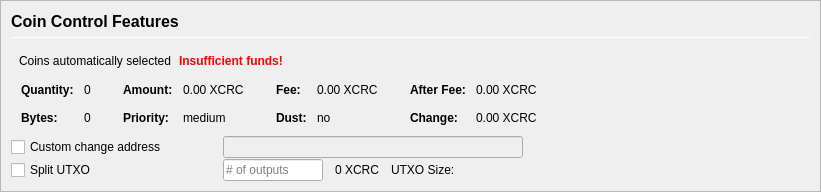
         <widget class="QFrame" name="frameCoinControl">
          <property name="sizePolicy">
           <sizepolicy hsizetype="Expanding" vsizetype="Expanding">
            <horstretch>0</horstretch>
            <verstretch>0</verstretch>
           </sizepolicy>
          </property>
          <property name="maximumSize">
           <size>
            <width>16777215</width>
            <height>16777215</height>
           </size>
          </property>
          <property name="frameShape">
           <enum>QFrame::StyledPanel</enum>
          </property>
          <property name="frameShadow">
           <enum>QFrame::Sunken</enum>
          </property>
          <layout class="QVBoxLayout" name="verticalLayoutCoinControl2">
           <property name="spacing">
            <number>0</number>
           </property>
           <property name="leftMargin">
            <number>0</number>
           </property>
           <property name="topMargin">
            <number>0</number>
           </property>
           <property name="rightMargin">
            <number>0</number>
           </property>
           <property name="bottomMargin">
            <number>0</number>
           </property>
           <item>
            <widget class="QFrame" name="frameCoinControl_BG">
             <layout class="QVBoxLayout" name="verticalLayoutCoinControl" stretch="0,0,0,0,0,0">
              <property name="spacing">
               <number>1</number>
              </property>
              <property name="leftMargin">
               <number>10</number>
              </property>
              <property name="topMargin">
               <number>10</number>
              </property>
              <item>
               <layout class="QHBoxLayout" name="horizontalLayoutCoinControl1">
                <property name="bottomMargin">
                 <number>15</number>
                </property>
                <item>
                 <layout class="QVBoxLayout" name="verticalLayout_3">
                  <property name="spacing">
                   <number>6</number>
                  </property>
                  <item>
                   <widget class="QLabel" name="labelCoinControlFeatures">
                    <property name="sizePolicy">
                     <sizepolicy hsizetype="Preferred" vsizetype="Maximum">
                      <horstretch>0</horstretch>
                      <verstretch>0</verstretch>
                     </sizepolicy>
                    </property>
                    <property name="minimumSize">
                     <size>
                      <width>0</width>
                      <height>20</height>
                     </size>
                    </property>
                    <property name="font">
                     <font>
                      <pointsize>12</pointsize>
                      <weight>75</weight>
                      <bold>true</bold>
                     </font>
                    </property>
                    <property name="styleSheet">
                     <string notr="true">font-weight:bold;</string>
                    </property>
                    <property name="text">
                     <string>Coin Control Features</string>
                    </property>
                   </widget>
                  </item>
                  <item>
                   <widget class="Line" name="line">
                    <property name="minimumSize">
                     <size>
                      <width>0</width>
                      <height>1</height>
                     </size>
                    </property>
                    <property name="maximumSize">
                     <size>
                      <width>16777215</width>
                      <height>1</height>
                     </size>
                    </property>
                    <property name="orientation">
                     <enum>Qt::Horizontal</enum>
                    </property>
                   </widget>
                  </item>
                 </layout>
                </item>
               </layout>
              </item>
              <item>
               <layout class="QHBoxLayout" name="horizontalLayoutCoinControl2" stretch="0,0,0,0">
                <property name="spacing">
                 <number>8</number>
                </property>
                <property name="bottomMargin">
                 <number>10</number>
                </property>
                <item>
                 <widget class="QtMaterialFlatButton" name="pushButtonCoinControl" native="true">
                  <property name="styleSheet">
                   <string notr="true"/>
                  </property>
                  <property name="text" stdset="0">
                   <string>Open Coin Control...</string>
                  </property>
                  <property name="autoDefault" stdset="0">
                   <bool>false</bool>
                  </property>
                 </widget>
                </item>
                <item>
                 <widget class="QLabel" name="labelCoinControlAutomaticallySelected">
                  <property name="text">
                   <string>Coins automatically selected</string>
                  </property>
                  <property name="margin">
                   <number>5</number>
                  </property>
                 </widget>
                </item>
                <item>
                 <widget class="QLabel" name="labelCoinControlInsuffFunds">
                  <property name="font">
                   <font>
                    <weight>75</weight>
                    <bold>true</bold>
                   </font>
                  </property>
                  <property name="styleSheet">
                   <string notr="true">color:red;font-weight:bold;</string>
                  </property>
                  <property name="text">
                   <string>Insufficient funds!</string>
                  </property>
                  <property name="margin">
                   <number>5</number>
                  </property>
                 </widget>
                </item>
                <item>
                 <spacer name="horizontalSpacerCoinControl">
                  <property name="orientation">
                   <enum>Qt::Horizontal</enum>
                  </property>
                  <property name="sizeHint" stdset="0">
                   <size>
                    <width>40</width>
                    <height>1</height>
                   </size>
                  </property>
                 </spacer>
                </item>
               </layout>
              </item>
              <item>
               <widget class="QWidget" name="widgetCoinControl" native="true">
                <property name="sizePolicy">
                 <sizepolicy hsizetype="Preferred" vsizetype="Preferred">
                  <horstretch>0</horstretch>
                  <verstretch>0</verstretch>
                 </sizepolicy>
                </property>
                <property name="minimumSize">
                 <size>
                  <width>0</width>
                  <height>0</height>
                 </size>
                </property>
                <property name="styleSheet">
                 <string notr="true"/>
                </property>
                <layout class="QHBoxLayout" name="horizontalLayoutCoinControl5">
                 <property name="leftMargin">
                  <number>0</number>
                 </property>
                 <property name="topMargin">
                  <number>0</number>
                 </property>
                 <property name="rightMargin">
                  <number>0</number>
                 </property>
                 <property name="bottomMargin">
                  <number>0</number>
                 </property>
                 <item>
                  <layout class="QHBoxLayout" name="horizontalLayoutCoinControl3" stretch="0,0,0,1">
                   <property name="spacing">
                    <number>20</number>
                   </property>
                   <property name="topMargin">
                    <number>0</number>
                   </property>
                   <property name="bottomMargin">
                    <number>10</number>
                   </property>
                   <item>
                    <layout class="QFormLayout" name="formLayoutCoinControl1">
                     <property name="horizontalSpacing">
                      <number>10</number>
                     </property>
                     <property name="verticalSpacing">
                      <number>14</number>
                     </property>
                     <property name="leftMargin">
                      <number>10</number>
                     </property>
                     <property name="topMargin">
                      <number>4</number>
                     </property>
                     <property name="rightMargin">
                      <number>6</number>
                     </property>
                     <item row="0" column="0">
                      <widget class="QLabel" name="labelCoinControlQuantityText">
                       <property name="font">
                        <font>
                         <weight>75</weight>
                         <bold>true</bold>
                        </font>
                       </property>
                       <property name="text">
                        <string>Quantity:</string>
                       </property>
                       <property name="margin">
                        <number>0</number>
                       </property>
                      </widget>
                     </item>
                     <item row="0" column="1">
                      <widget class="QLabel" name="labelCoinControlQuantity">
                       <property name="cursor">
                        <cursorShape>IBeamCursor</cursorShape>
                       </property>
                       <property name="contextMenuPolicy">
                        <enum>Qt::ActionsContextMenu</enum>
                       </property>
                       <property name="text">
                        <string notr="true">0</string>
                       </property>
                       <property name="margin">
                        <number>0</number>
                       </property>
                       <property name="textInteractionFlags">
                        <set>Qt::LinksAccessibleByMouse|Qt::TextSelectableByKeyboard|Qt::TextSelectableByMouse</set>
                       </property>
                      </widget>
                     </item>
                     <item row="1" column="0">
                      <widget class="QLabel" name="labelCoinControlBytesText">
                       <property name="font">
                        <font>
                         <weight>75</weight>
                         <bold>true</bold>
                        </font>
                       </property>
                       <property name="text">
                        <string>Bytes:</string>
                       </property>
                      </widget>
                     </item>
                     <item row="1" column="1">
                      <widget class="QLabel" name="labelCoinControlBytes">
                       <property name="cursor">
                        <cursorShape>IBeamCursor</cursorShape>
                       </property>
                       <property name="contextMenuPolicy">
                        <enum>Qt::ActionsContextMenu</enum>
                       </property>
                       <property name="text">
                        <string notr="true">0</string>
                       </property>
                       <property name="textInteractionFlags">
                        <set>Qt::LinksAccessibleByMouse|Qt::TextSelectableByKeyboard|Qt::TextSelectableByMouse</set>
                       </property>
                      </widget>
                     </item>
                    </layout>
                   </item>
                   <item>
                    <layout class="QFormLayout" name="formLayoutCoinControl2">
                     <property name="horizontalSpacing">
                      <number>10</number>
                     </property>
                     <property name="verticalSpacing">
                      <number>14</number>
                     </property>
                     <property name="leftMargin">
                      <number>6</number>
                     </property>
                     <property name="topMargin">
                      <number>4</number>
                     </property>
                     <property name="rightMargin">
                      <number>6</number>
                     </property>
                     <item row="0" column="0">
                      <widget class="QLabel" name="labelCoinControlAmountText">
                       <property name="font">
                        <font>
                         <weight>75</weight>
                         <bold>true</bold>
                        </font>
                       </property>
                       <property name="text">
                        <string>Amount:</string>
                       </property>
                       <property name="margin">
                        <number>0</number>
                       </property>
                      </widget>
                     </item>
                     <item row="0" column="1">
                      <widget class="QLabel" name="labelCoinControlAmount">
                       <property name="cursor">
                        <cursorShape>IBeamCursor</cursorShape>
                       </property>
                       <property name="contextMenuPolicy">
                        <enum>Qt::ActionsContextMenu</enum>
                       </property>
                       <property name="text">
                        <string notr="true">0.00 XCRC</string>
                       </property>
                       <property name="textInteractionFlags">
                        <set>Qt::LinksAccessibleByMouse|Qt::TextSelectableByKeyboard|Qt::TextSelectableByMouse</set>
                       </property>
                      </widget>
                     </item>
                     <item row="1" column="0">
                      <widget class="QLabel" name="labelCoinControlPriorityText">
                       <property name="font">
                        <font>
                         <weight>75</weight>
                         <bold>true</bold>
                        </font>
                       </property>
                       <property name="text">
                        <string>Priority:</string>
                       </property>
                      </widget>
                     </item>
                     <item row="1" column="1">
                      <widget class="QLabel" name="labelCoinControlPriority">
                       <property name="cursor">
                        <cursorShape>IBeamCursor</cursorShape>
                       </property>
                       <property name="contextMenuPolicy">
                        <enum>Qt::ActionsContextMenu</enum>
                       </property>
                       <property name="text">
                        <string>medium</string>
                       </property>
                       <property name="textInteractionFlags">
                        <set>Qt::LinksAccessibleByMouse|Qt::TextSelectableByKeyboard|Qt::TextSelectableByMouse</set>
                       </property>
                      </widget>
                     </item>
                    </layout>
                   </item>
                   <item>
                    <layout class="QFormLayout" name="formLayoutCoinControl3">
                     <property name="horizontalSpacing">
                      <number>10</number>
                     </property>
                     <property name="verticalSpacing">
                      <number>14</number>
                     </property>
                     <property name="leftMargin">
                      <number>6</number>
                     </property>
                     <property name="topMargin">
                      <number>4</number>
                     </property>
                     <property name="rightMargin">
                      <number>6</number>
                     </property>
                     <item row="0" column="0">
                      <widget class="QLabel" name="labelCoinControlFeeText">
                       <property name="font">
                        <font>
                         <weight>75</weight>
                         <bold>true</bold>
                        </font>
                       </property>
                       <property name="text">
                        <string>Fee:</string>
                       </property>
                       <property name="margin">
                        <number>0</number>
                       </property>
                      </widget>
                     </item>
                     <item row="0" column="1">
                      <widget class="QLabel" name="labelCoinControlFee">
                       <property name="cursor">
                        <cursorShape>IBeamCursor</cursorShape>
                       </property>
                       <property name="contextMenuPolicy">
                        <enum>Qt::ActionsContextMenu</enum>
                       </property>
                       <property name="text">
                        <string notr="true">0.00 XCRC</string>
                       </property>
                       <property name="textInteractionFlags">
                        <set>Qt::LinksAccessibleByMouse|Qt::TextSelectableByKeyboard|Qt::TextSelectableByMouse</set>
                       </property>
                      </widget>
                     </item>
                     <item row="1" column="0">
                      <widget class="QLabel" name="labelCoinControlLowOutputText">
                       <property name="font">
                        <font>
                         <weight>75</weight>
                         <bold>true</bold>
                        </font>
                       </property>
                       <property name="text">
                        <string>Dust:</string>
                       </property>
                      </widget>
                     </item>
                     <item row="1" column="1">
                      <widget class="QLabel" name="labelCoinControlLowOutput">
                       <property name="cursor">
                        <cursorShape>IBeamCursor</cursorShape>
                       </property>
                       <property name="contextMenuPolicy">
                        <enum>Qt::ActionsContextMenu</enum>
                       </property>
                       <property name="text">
                        <string>no</string>
                       </property>
                       <property name="textInteractionFlags">
                        <set>Qt::LinksAccessibleByMouse|Qt::TextSelectableByKeyboard|Qt::TextSelectableByMouse</set>
                       </property>
                      </widget>
                     </item>
                    </layout>
                   </item>
                   <item>
                    <layout class="QFormLayout" name="formLayoutCoinControl4">
                     <property name="horizontalSpacing">
                      <number>10</number>
                     </property>
                     <property name="verticalSpacing">
                      <number>14</number>
                     </property>
                     <property name="leftMargin">
                      <number>6</number>
                     </property>
                     <property name="topMargin">
                      <number>4</number>
                     </property>
                     <property name="rightMargin">
                      <number>6</number>
                     </property>
                     <item row="0" column="0">
                      <widget class="QLabel" name="labelCoinControlAfterFeeText">
                       <property name="font">
                        <font>
                         <weight>75</weight>
                         <bold>true</bold>
                        </font>
                       </property>
                       <property name="text">
                        <string>After Fee:</string>
                       </property>
                       <property name="margin">
                        <number>0</number>
                       </property>
                      </widget>
                     </item>
                     <item row="0" column="1">
                      <widget class="QLabel" name="labelCoinControlAfterFee">
                       <property name="cursor">
                        <cursorShape>IBeamCursor</cursorShape>
                       </property>
                       <property name="contextMenuPolicy">
                        <enum>Qt::ActionsContextMenu</enum>
                       </property>
                       <property name="text">
                        <string notr="true">0.00 XCRC</string>
                       </property>
                       <property name="textInteractionFlags">
                        <set>Qt::LinksAccessibleByMouse|Qt::TextSelectableByKeyboard|Qt::TextSelectableByMouse</set>
                       </property>
                      </widget>
                     </item>
                     <item row="1" column="0">
                      <widget class="QLabel" name="labelCoinControlChangeText">
                       <property name="font">
                        <font>
                         <weight>75</weight>
                         <bold>true</bold>
                        </font>
                       </property>
                       <property name="text">
                        <string>Change:</string>
                       </property>
                      </widget>
                     </item>
                     <item row="1" column="1">
                      <widget class="QLabel" name="labelCoinControlChange">
                       <property name="cursor">
                        <cursorShape>IBeamCursor</cursorShape>
                       </property>
                       <property name="contextMenuPolicy">
                        <enum>Qt::ActionsContextMenu</enum>
                       </property>
                       <property name="text">
                        <string notr="true">0.00 XCRC</string>
                       </property>
                       <property name="textInteractionFlags">
                        <set>Qt::LinksAccessibleByMouse|Qt::TextSelectableByKeyboard|Qt::TextSelectableByMouse</set>
                       </property>
                      </widget>
                     </item>
                    </layout>
                   </item>
                  </layout>
                 </item>
                </layout>
               </widget>
              </item>
              <item>
               <layout class="QHBoxLayout" name="horizontalLayoutCoinControl4">
                <property name="spacing">
                 <number>12</number>
                </property>
                <property name="sizeConstraint">
                 <enum>QLayout::SetDefaultConstraint</enum>
                </property>
                <property name="topMargin">
                 <number>0</number>
                </property>
                <property name="rightMargin">
                 <number>0</number>
                </property>
                <item>
                 <widget class="QCheckBox" name="checkBoxCoinControlChange">
                  <property name="sizePolicy">
                   <sizepolicy hsizetype="Preferred" vsizetype="Preferred">
                    <horstretch>0</horstretch>
                    <verstretch>0</verstretch>
                   </sizepolicy>
                  </property>
                  <property name="minimumSize">
                   <size>
                    <width>200</width>
                    <height>0</height>
                   </size>
                  </property>
                  <property name="maximumSize">
                   <size>
                    <width>200</width>
                    <height>16777215</height>
                   </size>
                  </property>
                  <property name="toolTip">
                   <string>If this is activated, but the change address is empty or invalid, change will be sent to a newly generated address.</string>
                  </property>
                  <property name="text">
                   <string>Custom change address</string>
                  </property>
                 </widget>
                </item>
                <item>
                 <widget class="QValidatedLineEdit" name="lineEditCoinControlChange">
                  <property name="enabled">
                   <bool>false</bool>
                  </property>
                  <property name="sizePolicy">
                   <sizepolicy hsizetype="Preferred" vsizetype="Preferred">
                    <horstretch>0</horstretch>
                    <verstretch>0</verstretch>
                   </sizepolicy>
                  </property>
                  <property name="minimumSize">
                   <size>
                    <width>300</width>
                    <height>0</height>
                   </size>
                  </property>
                 </widget>
                </item>
                <item>
                 <widget class="QLabel" name="labelCoinControlChangeLabel">
                  <property name="sizePolicy">
                   <sizepolicy hsizetype="Preferred" vsizetype="Preferred">
                    <horstretch>0</horstretch>
                    <verstretch>0</verstretch>
                   </sizepolicy>
                  </property>
                  <property name="minimumSize">
                   <size>
                    <width>100</width>
                    <height>0</height>
                   </size>
                  </property>
                  <property name="text">
                   <string/>
                  </property>
                  <property name="margin">
                   <number>3</number>
                  </property>
                 </widget>
                </item>
               </layout>
              </item>
              <item>
               <layout class="QHBoxLayout" name="horizontalLayoutCoinControl6">
                <property name="spacing">
                 <number>12</number>
                </property>
                <property name="rightMargin">
                 <number>0</number>
                </property>
                <item>
                 <widget class="QCheckBox" name="splitBlockCheckBox">
                  <property name="sizePolicy">
                   <sizepolicy hsizetype="Preferred" vsizetype="Preferred">
                    <horstretch>0</horstretch>
                    <verstretch>0</verstretch>
                   </sizepolicy>
                  </property>
                  <property name="minimumSize">
                   <size>
                    <width>200</width>
                    <height>0</height>
                   </size>
                  </property>
                  <property name="maximumSize">
                   <size>
                    <width>200</width>
                    <height>16777215</height>
                   </size>
                  </property>
                  <property name="text">
                   <string>Split UTXO</string>
                  </property>
                 </widget>
                </item>
                <item>
                 <widget class="QLineEdit" name="splitBlockLineEdit">
                  <property name="sizePolicy">
                   <sizepolicy hsizetype="Preferred" vsizetype="Preferred">
                    <horstretch>50</horstretch>
                    <verstretch>0</verstretch>
                   </sizepolicy>
                  </property>
                  <property name="minimumSize">
                   <size>
                    <width>100</width>
                    <height>0</height>
                   </size>
                  </property>
                  <property name="maximumSize">
                   <size>
                    <width>100</width>
                    <height>16777215</height>
                   </size>
                  </property>
                  <property name="placeholderText">
                   <string># of outputs</string>
                  </property>
                 </widget>
                </item>
                <item>
                 <widget class="QLabel" name="labelBlockSize">
                  <property name="text">
                   <string>0 XCRC</string>
                  </property>
                 </widget>
                </item>
                <item>
                 <widget class="QLabel" name="labelBlockSizeText">
                  <property name="text">
                   <string>UTXO Size:</string>
                  </property>
                 </widget>
                </item>
                <item>
                 <spacer name="horizontalSpacer_7">
                  <property name="orientation">
                   <enum>Qt::Horizontal</enum>
                  </property>
                  <property name="sizeHint" stdset="0">
                   <size>
                    <width>40</width>
                    <height>20</height>
                   </size>
                  </property>
                 </spacer>
                </item>
               </layout>
              </item>
              <item>
               <spacer name="verticalSpacerCoinControl">
                <property name="orientation">
                 <enum>Qt::Vertical</enum>
                </property>
                <property name="sizeHint" stdset="0">
                 <size>
                  <width>800</width>
                  <height>1</height>
                 </size>
                </property>
               </spacer>
              </item>
             </layout>
            </widget>
           </item>
          </layout>
         </widget>
